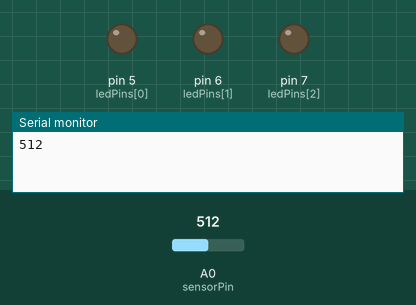
Recording of a sketch running on a simulated Arduino Uno, built with avr-gcc and run on an emulated ATmega328P. Parts: output pins drawn as LEDs (lit = HIGH), the last lines printed to the serial monitor. Dashed ring = blinking. Inputs (shaded band) come from the test bench; at power-on: A0 (sensorPin) = 512.

Above: at 1.8 s.
1.9 s: A0 (sensorPin) set to 306
At 2.2 s:
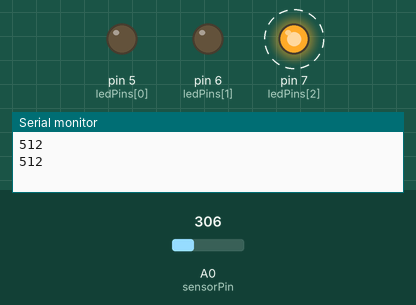
At 3.42 s:
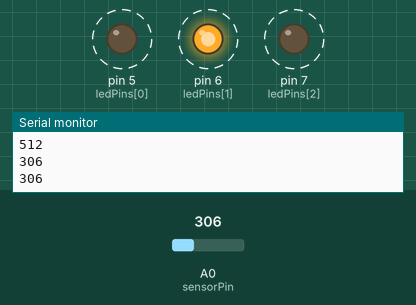
6.0 s: A0 (sensorPin) set to 122
At 6.39 s:
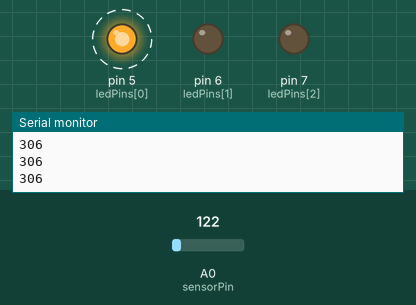
Timing chart, 0 to 15.5 s (numbered marks = the images above; inputs shaded):
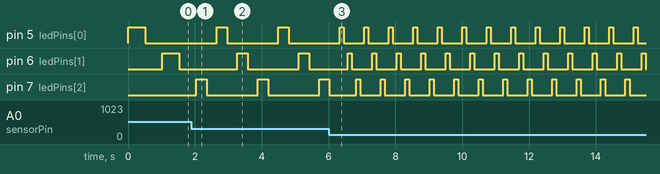

The sketch:

06.photoresistor2.ino
```cpp
int sensorPin = A0;
const int nPins = 3;
int currentPin = 0;
int ledPins[nPins] = { 5, 6, 7 };
int photoresistorValue = 0;

void setup() {
  Serial.begin(9600);
  for (int i = 0; i < nPins; i++) {
    pinMode(ledPins[i], OUTPUT);
  }
}

void loop() {
  // Max value is 1024
  photoresistorValue = analogRead(sensorPin);
  digitalWrite(ledPins[currentPin], HIGH);
  delay(photoresistorValue);
  digitalWrite(ledPins[currentPin], LOW);
  delay(photoresistorValue);
  currentPin = (currentPin + 1) % nPins;

  Serial.println(photoresistorValue);
}
```

Measured:
- after the input at 1.9 s, pin 7 (ledPins[2]): alternates HIGH for 0.31 s and LOW for 1.5 s, starting after 0.46 s
- after the input at 6.0 s, pin 5 (ledPins[0]): alternates HIGH for 0.12 s and LOW for 0.61 s, starting after 0.46 s; pin 6 (ledPins[1]): alternates HIGH for 0.12 s and LOW for 0.61 s, starting after 0.58 s
- by itself, pin 5 (ledPins[0]), pin 6 (ledPins[1]): alternates HIGH for 0.31 s and LOW for 1.5 s
